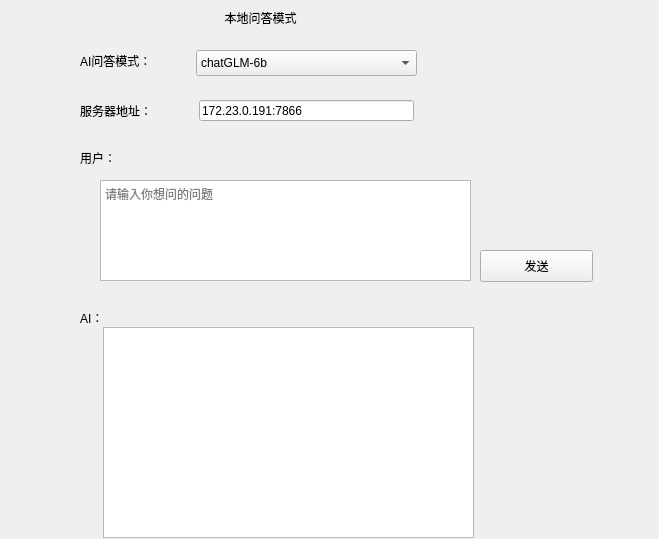
      <widget class="QWidget" name="scrollAreaWidgetContents">
       <property name="geometry">
        <rect>
         <x>-561</x>
         <y>0</y>
         <width>659</width>
         <height>539</height>
        </rect>
       </property>
       <widget class="QTextEdit" name="llm_input_field">
        <property name="geometry">
         <rect>
          <x>100</x>
          <y>180</y>
          <width>371</width>
          <height>101</height>
         </rect>
        </property>
        <property name="documentTitle">
         <string/>
        </property>
        <property name="html">
         <string>&lt;!DOCTYPE HTML PUBLIC &quot;-//W3C//DTD HTML 4.0//EN&quot; &quot;http://www.w3.org/TR/REC-html40/strict.dtd&quot;&gt;
&lt;html&gt;&lt;head&gt;&lt;meta name=&quot;qrichtext&quot; content=&quot;1&quot; /&gt;&lt;style type=&quot;text/css&quot;&gt;
p, li { white-space: pre-wrap; }
&lt;/style&gt;&lt;/head&gt;&lt;body style=&quot; font-family:'.AppleSystemUIFont'; font-size:13pt; font-weight:400; font-style:normal;&quot;&gt;
&lt;p style=&quot;-qt-paragraph-type:empty; margin-top:0px; margin-bottom:0px; margin-left:0px; margin-right:0px; -qt-block-indent:0; text-indent:0px;&quot;&gt;&lt;br /&gt;&lt;/p&gt;&lt;/body&gt;&lt;/html&gt;</string>
        </property>
        <property name="placeholderText">
         <string>请输入你想问的问题</string>
        </property>
       </widget>
       <widget class="QLabel" name="page1_title_label_3">
        <property name="geometry">
         <rect>
          <x>190</x>
          <y>10</y>
          <width>141</width>
          <height>16</height>
         </rect>
        </property>
        <property name="text">
         <string>本地问答模式</string>
        </property>
        <property name="alignment">
         <set>Qt::AlignCenter</set>
        </property>
       </widget>
       <widget class="QComboBox" name="comboBox_3">
        <property name="geometry">
         <rect>
          <x>196</x>
          <y>50</y>
          <width>221</width>
          <height>26</height>
         </rect>
        </property>
        <item>
         <property name="text">
          <string>chatGLM-6b</string>
         </property>
        </item>
        <item>
         <property name="text">
          <string>ChatGLM-6b低配版</string>
         </property>
        </item>
       </widget>
       <widget class="QLineEdit" name="lineEdit_3">
        <property name="geometry">
         <rect>
          <x>199</x>
          <y>100</y>
          <width>215</width>
          <height>21</height>
         </rect>
        </property>
        <property name="layoutDirection">
         <enum>Qt::LeftToRight</enum>
        </property>
        <property name="text">
         <string>172.23.0.191:7866</string>
        </property>
        <property name="placeholderText">
         <string>请输入服务器地址</string>
        </property>
       </widget>
       <widget class="QLabel" name="page1_type_label_3">
        <property name="geometry">
         <rect>
          <x>80</x>
          <y>50</y>
          <width>81</width>
          <height>21</height>
         </rect>
        </property>
        <property name="text">
         <string>AI问答模式：</string>
        </property>
       </widget>
       <widget class="QLabel" name="label_6">
        <property name="geometry">
         <rect>
          <x>80</x>
          <y>100</y>
          <width>81</width>
          <height>21</height>
         </rect>
        </property>
        <property name="text">
         <string>服务器地址：</string>
        </property>
       </widget>
       <widget class="QLabel" name="label_3">
        <property name="geometry">
         <rect>
          <x>80</x>
          <y>150</y>
          <width>60</width>
          <height>16</height>
         </rect>
        </property>
        <property name="text">
         <string>用户：</string>
        </property>
       </widget>
       <widget class="QLabel" name="label_4">
        <property name="geometry">
         <rect>
          <x>80</x>
          <y>310</y>
          <width>60</width>
          <height>16</height>
         </rect>
        </property>
        <property name="text">
         <string>AI：</string>
        </property>
       </widget>
       <widget class="QPushButton" name="llm_sender_button">
        <property name="geometry">
         <rect>
          <x>480</x>
          <y>250</y>
          <width>113</width>
          <height>32</height>
         </rect>
        </property>
        <property name="text">
         <string>发送</string>
        </property>
       </widget>
       <widget class="QTextEdit" name="llm_response_field">
        <property name="enabled">
         <bool>true</bool>
        </property>
        <property name="geometry">
         <rect>
          <x>103</x>
          <y>327</y>
          <width>371</width>
          <height>211</height>
         </rect>
        </property>
        <property name="readOnly">
         <bool>true</bool>
        </property>
       </widget>
      </widget>
